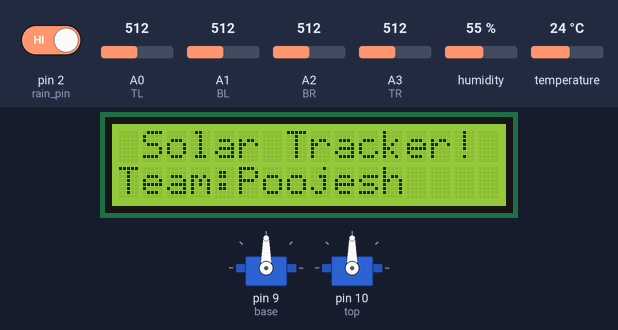
The sketch below on a simulated Arduino Uno, built with avr-gcc and run on an emulated ATmega328P. On the bench: 2 × servo, 16×2 character LCD. The test bench sets the inputs (shaded band); at power-on: pin 2 (rain_pin) HIGH, A0 (TL) = 512, A1 (BL) = 512, A2 (BR) = 512, A3 (TR) = 512, humidity 55 %, temperature 24 °C. What the sketch prints to the serial monitor is not drawn.

Above: at 3.2 s.
At 8.3 s:
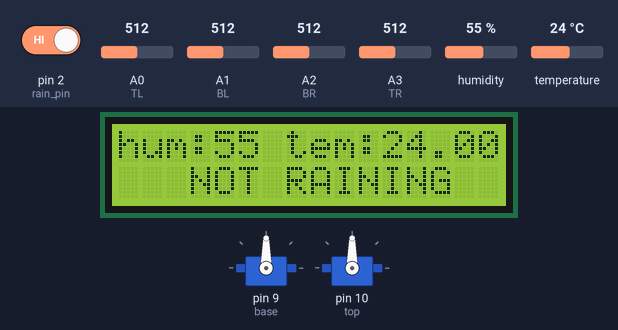
8.4 s: pin 2 (rain_pin) driven LOW
At 9.6 s:
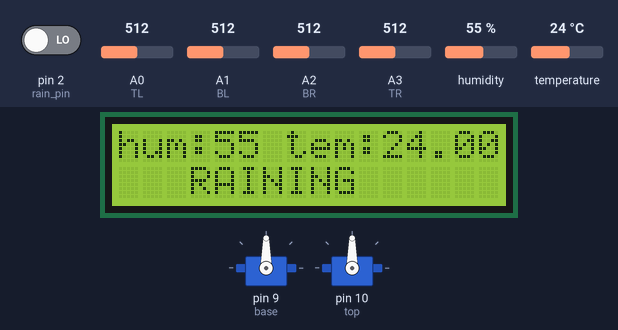
9.9 s: A0 (TL) set to 605
11.6 s: A0 (TL) set to 628
13.3 s: A1 (BL) set to 716
At 13.36 s:
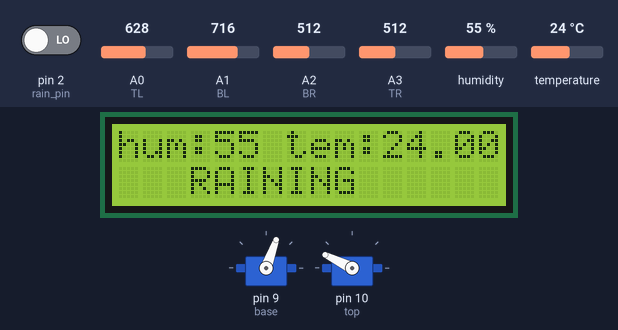
16.1 s: A2 (BR) set to 544
At 16.15 s:
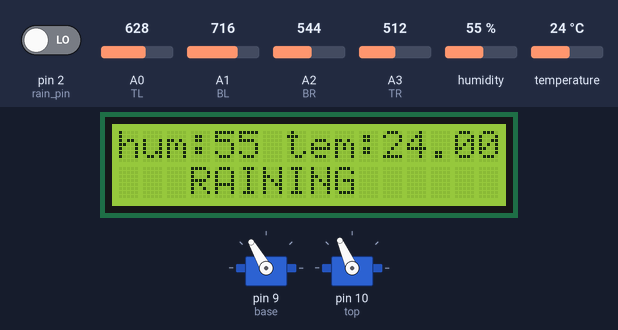
17.8 s: A3 (TR) set to 683
20.3 s: A3 (TR) set to 715
At 20.3 s:
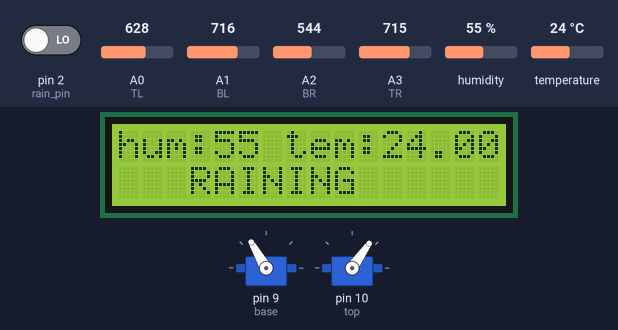
Timing chart, 0 to 22.8 s (numbered marks = the images above; inputs shaded):
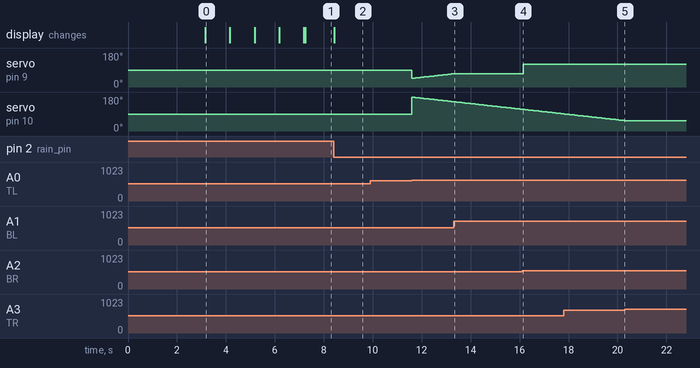

The sketch:

solar-tracker.ino
```cpp
/*
 **************************************************************************************************************************************
 *                                                    PROGRAMMED BY SHREEVALLABHA (A$V)                                               *
 **************************************************************************************************************************************
 * CONNECTION OF CIRCUIT DIAGRAM AND ITS DOCUMENTATION IS HERE :
 *
 *  Connect Bluetooth as :
 *      Rx of HC-05 to 3th Pin of Arduino Shield
 *      Tx of HC-05 to 4rd Pin of Arduino Shield
 *      (view the bluetooth array pins from right to left)
 *
 *  Rain Sensor to Pin 02 of Arduino Shield
 *
 *  DHT11 Sensor to Pin 03 of Arduino Shield
 *
 *  Make sure you connect Vcc to 5V and GND to GND Respectively
 *
 *  Make sure you caliberate the vertical and horizontal angles based on your requirement of the prototype
 *
 *
 */

#include <Servo.h>
#include <Wire.h>
#include <LiquidCrystal_I2C.h>
#include <dht.h>

#define dht_pin 3
#define rain_pin 2

dht DHT;
LiquidCrystal_I2C lcd(0x3F,16,02);
Servo base;
Servo top;
#define DHT11_PIN 7
//These are the Analog connection ports
const int TL = A0;
const int TR = A3;
const int BL = A1;
const int BR = A2;
//These are some of the assumptions
int servov = 45;
int servoh = 180;
//These are some of the thresholds
int servovLimitHigh = 170;
int servovLimitLow = 120;
int servohLimitHigh = 120;
int servohLimitLow = 50;
int tol = 50; //this is tolerance
void setup() {
  Serial.begin(9600);
  base.attach(9);
  top.attach(10);
  lcd.init();
  lcd.init();
  lcd.backlight();
  pinMode(rain_pin,INPUT);
  lcd.setCursor(0,0);
  lcd.print(" Solar Tracker!");
  delay(3000);
  lcd.setCursor(0,1);
  lcd.print("Team:");
  lcd.setCursor(5,1);
  lcd.print("Poojesh");
  delay(1000);
  lcd.setCursor(5,1);
  lcd.print("Mani   ");
  delay(1000);
  lcd.setCursor(5,1);
  lcd.print("lorem  ");
  delay(1000);
  lcd.setCursor(5,1);
  lcd.print("Epsum  ");
  delay(1000);
  lcd.clear();
}
int published_time = 0;
void loop() {
//while(!Serial.available()){
  int tl = analogRead(TL);
  int tr = analogRead(TR);
  int bl = analogRead(BL);
  int br = analogRead(BR);
  int avt = (tl + tr) / 2;
  int avd = (bl + br) / 2;
  int avl = (tl + bl) / 2;
  int avr = (tr + br) / 2;
  int dv = avt - avd;
  int dh = avl - avr;
  if(-1*tol > dv || dv > tol){
    if (avt > avd){
      ++servov;
      if(servov > servovLimitHigh){
        servov = servovLimitHigh;
      }
    }
    else if(avt < avd){
      --servov;
      if (servov < servovLimitLow){
        servov = servovLimitLow;
      }
    }
    base.write(servov);
  }
  if ( -1*tol > dh || dh > tol){
    if (avl>avr){
      --servoh;
      if (servoh < servohLimitLow){
        servoh = servohLimitLow;
      }
    }
    else if(avl<avr){
      ++servoh;
      if(servoh>servohLimitHigh){
        servoh = servohLimitHigh;
      }
    }
    top.write(servoh);
  }
  delay(15);
  int current_time = millis();
  DHT.read11(dht_pin);
  int humidity = DHT.humidity;
  float temperature = DHT.temperature;
  boolean isRaining = digitalRead(rain_pin);
  if (humidity > 0 && temperature > 0){
  lcd.setCursor(0,0);
  lcd.print("hum:");
  lcd.setCursor(4,0);
  lcd.print(String(humidity));
  lcd.setCursor(7,0);
  lcd.print("tem:");
  lcd.setCursor(11,0);
  lcd.print(String(temperature));
  lcd.setCursor(0,1);
  isRaining == false ? lcd.print("   RAINING    "):lcd.print("   NOT RAINING");
  if(current_time - published_time >= 10000){
    publish_data(temperature,humidity,isRaining);
    published_time = millis();
    }
  }
// }
}
void publish_data(float temperature,int humidity,bool isRaining){
  Serial.print("The Sensor Readings are : \n");
  Serial.print("temperature : "+String(temperature)+"\n");
  Serial.print("humidity : "+String(humidity)+"\n");
  Serial.print("Raining Status : ");
  isRaining == false ? Serial.print("RAINING\n"):Serial.print("NOT RAINING\n");
  }
```

Measured:
- the behaviour switches between 525 and 526 on A2 (BR) (found by bisection; images 3 and 4)
- the behaviour switches between 699 and 700 on A3 (TR) (found by bisection; images 4 and 5)
- after the input at 8.4 s, the display: changes at once (image 2)
- after the input at 9.9 s, every drawn part: stays the same
- after the input at 13.3 s, servo on pin 9 (base): stays 70° (without the input it goes to 71° after 0.05 s)
- after the input at 16.1 s, servo on pin 9 (base): 70° → 120° after 0.05 s
- after the input at 20.3 s, servo on pin 10 (top): stays 55° (without the input it goes to 54° after 0.06 s)
- what the display in image 0 shows lasts 1.0 s, from 3.2 s to 4.2 s
